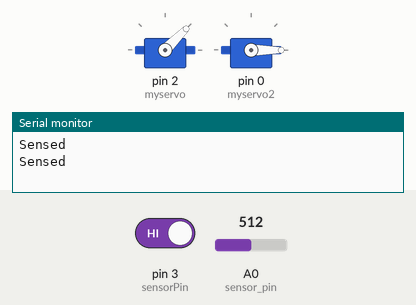
This sketch was run on a simulated Arduino Uno, built with avr-gcc and run on an emulated ATmega328P. On the bench: 2 × servo, the last lines printed to the serial monitor. The inputs (shaded band) are chosen by the test bench; at power-on: A0 (sensor_pin) = 512, pin 3 (sensorPin) HIGH.

Above: at 13.3 s.
13.4 s: A0 (sensor_pin) set to 790
22.7 s: A0 (sensor_pin) set to 808
At 24.9 s:
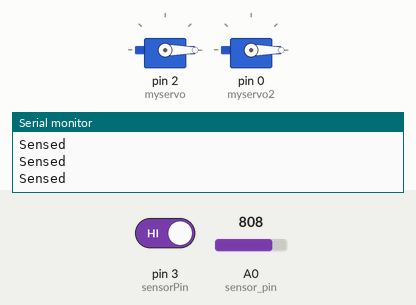
32.0 s: pin 3 (sensorPin) driven LOW
At 33.0 s:
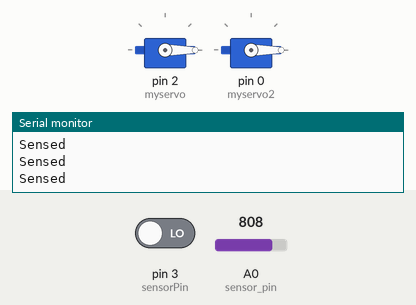
41.3 s: pin 3 (sensorPin) driven HIGH
At 42.3 s:
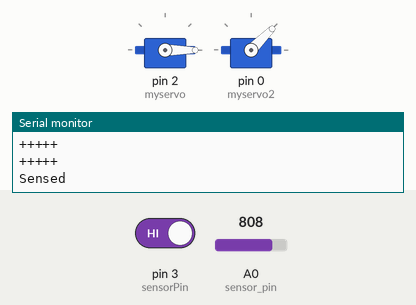
Timing chart, 0 to 51.6 s (numbered marks = the images above; inputs shaded):
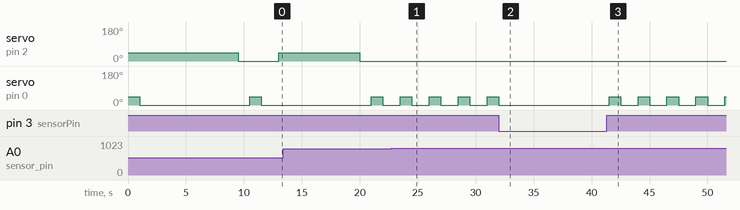

The sketch:

IOT_Hardware_Setup_code.ino
```cpp
#include <Servo.h>
#define sensorPin 3
Servo myservo;
Servo myservo2;
int output_value;
int sensor_pin=A0;
int pos=0;
void setup(){
 pinMode(sensorPin,INPUT_PULLUP);
 myservo.attach(2);
 myservo2.attach(0);
 myservo.writeMicroseconds(1000);
 myservo2.writeMicroseconds(2000);
 Serial.begin(9600);
}
void loop(){
 int sensed=digitalRead(sensorPin);
 if(sensed==HIGH)
 {
 Serial.println("Sensed");
 myservo2.write(45);
 delay(1000);
 myservo2.write(-20);
 delay(1000);

 }
 else
 {
 Serial.println("+++++");
 //myservo2.write(0);
 }
 output_value=analogRead(sensor_pin);
 output_value=map(output_value,1013,0,0,100);
 //Serial.print("Moisture : ");s
 //Serial.print(output_value);
 //Serial.println("%");
 delay(500);

 //myservo.write(0);
 if(output_value>20){
 myservo.write(45);
 delay(7000);
 myservo.write(-20);
 delay(1000);


 }
}
```

Measured:
- the behaviour switches between 800 and 801 on A0 (sensor_pin) (found by bisection; images 0 and 1)
- after the input at 22.7 s, servo on pin 2 (myservo): stays 0° (without the input it goes to 45° after 0.80 s)
- after the input at 32.0 s, servo on pin 0 (myservo2): goes on until 32.0 s, then stays 0°
- after the input at 41.3 s, servo on pin 0 (myservo2): alternates 45° for 1.0 s and 0° for 1.5 s, starting after 0.21 s
